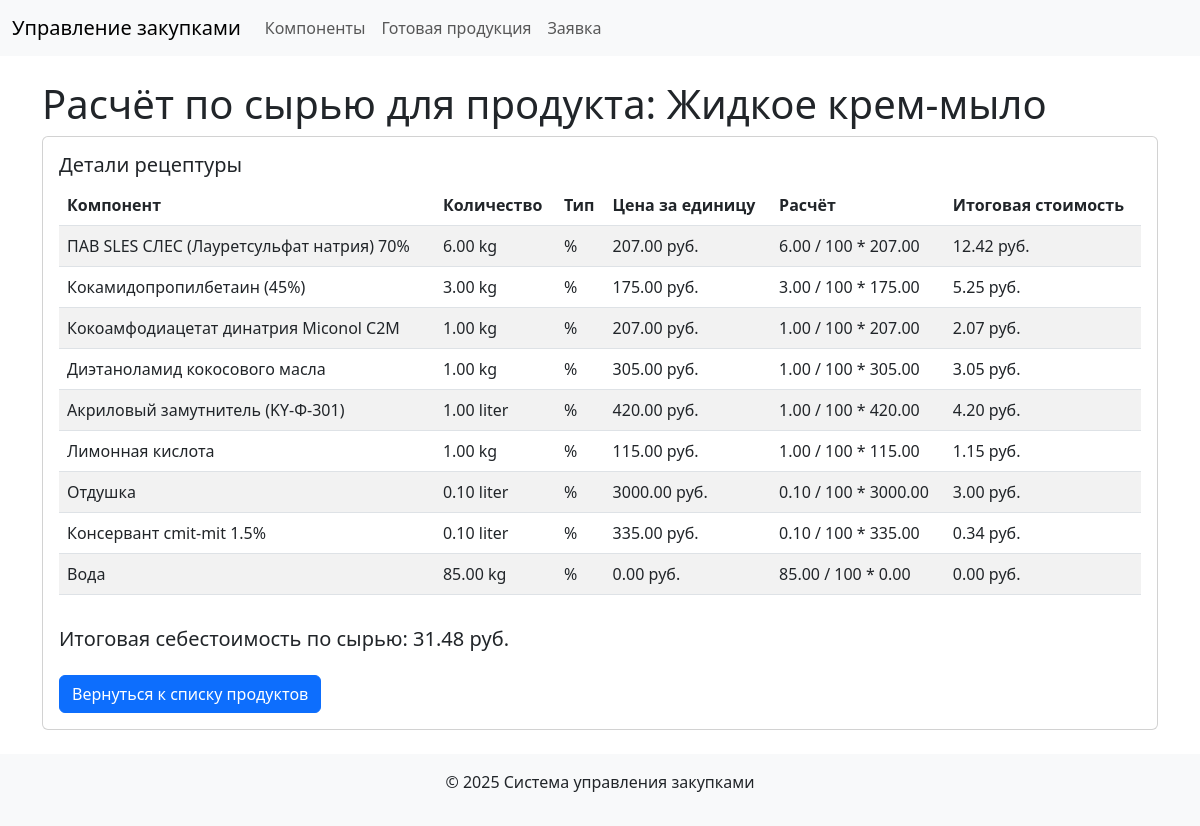
The app's page /recipe_details.php?product_id=1 with its own data.
### tables this page shows
CREATE TABLE `products` (
  `id` int(11) NOT NULL AUTO_INCREMENT,
  `name` varchar(255) NOT NULL,
  `target_volume` varchar(50) NOT NULL DEFAULT 'percent',
  `base_volume` decimal(10,2) DEFAULT '1000.00',
  PRIMARY KEY (`id`)
);

CREATE TABLE `recipes` (
  `id` int(11) NOT NULL AUTO_INCREMENT,
  `product_id` int(11) NOT NULL,
  `component_id` int(11) NOT NULL,
  `amount` decimal(10,2) NOT NULL,
  `amount_type` enum('percent','absolute') NOT NULL DEFAULT 'absolute',
  PRIMARY KEY (`id`),
  KEY `product_id` (`product_id`),
  KEY `component_id` (`component_id`),
  CONSTRAINT `recipes_ibfk_1` FOREIGN KEY (`product_id`) REFERENCES `products` (`id`) ON DELETE CASCADE,
  CONSTRAINT `recipes_ibfk_2` FOREIGN KEY (`component_id`) REFERENCES `components` (`id`) ON DELETE CASCADE
);

CREATE TABLE `components` (
  `id` int(11) NOT NULL AUTO_INCREMENT,
  `name` varchar(255) NOT NULL,
  `price_per_unit` decimal(10,2) NOT NULL,
  `unit` enum('kg','liter') NOT NULL DEFAULT 'kg',
  `is_container` tinyint(1) DEFAULT '0',
  `concentration` decimal(5,2) DEFAULT '100.00',
  PRIMARY KEY (`id`)
);

### recipe_details.php (the view, shortened to what this page needs)
<?php
include 'config.php';
include 'header.php';
$product_id = $_GET['product_id'];
$stmt = $pdo->prepare("SELECT name FROM products WHERE id = ?");
$stmt->execute([$product_id]);
$product = $stmt->fetch();
?>
<h1>Расчёт по сырью для продукта: <?= $product['name'] ?></h1>
<div class="card mb-4">
    <div class="card-body">
        <h5 class="card-title">Детали рецептуры</h5>
        <div class="table-responsive">
            <table class="table table-striped">
                <thead>
                    <tr>
                        <th>Компонент</th>
                        <th>Количество</th>
                        <th>Тип</th>
                        <th>Цена за единицу</th>
                        <th>Расчёт</th>
                        <th>Итоговая стоимость</th>
                    </tr>
                </thead>
                <tbody>
                    <?php
                    $recipes = $pdo->prepare("SELECT r.*, c.name, c.price_per_unit, c.unit FROM recipes r JOIN components c ON r.component_id = c.id WHERE r.product_id = ?");
                    $recipes->execute([$product_id]);
                    $raw_cost = 0;
                    foreach ($recipes->fetchAll() as $rec) {
                        $amount = $rec['amount'];
                        if ($rec['amount_type'] == 'percent') $amount /= 100;
                        $cost = $amount * $rec['price_per_unit'];
                        $raw_cost += $cost;
                        $calculation = $rec['amount_type'] == 'percent' ? "{$rec['amount']} / 100 * {$rec['price_per_unit']}" : "{$rec['amount']} * {$rec['price_per_unit']}";
                        echo "<tr>
                            <td>{$rec['name']}</td>
                            <td>{$rec['amount']} {$rec['unit']}</td>
                            <td>" . ($rec['amount_type'] == 'absolute' ? 'кг/литр' : '%') . "</td>
                            <td>{$rec['price_per_unit']} руб.</td>
                            <td>{$calculation}</td>
                            <td>" . number_format($cost, 2) . " руб.</td>
                        </tr>";
                    }
                    ?>
                </tbody>
            </table>
        </div>
        <h5 class="mt-3">Итоговая себестоимость по сырью: <?= number_format($raw_cost, 2) ?> руб.</h5>
        <a href="products.php" class="btn btn-primary mt-3">Вернуться к списку продуктов</a>
    </div>
</div>
<?php include 'footer.php'; ?>

### records on screen
products: name "Жидкое крем-мыло"
recipes: component.name "ПАВ SLES СЛЕС (Лауретсульфат натрия) 70%", amount "6.00", component.unit "kg", component.price_per_unit "207.00", calculation "6.00 / 100 * 207.00", component.price_per_unit "12.42"
recipes: component.name "Кокамидопропилбетаин (45%)", amount "3.00", component.unit "kg", component.price_per_unit "175.00", calculation "3.00 / 100 * 175.00", component.price_per_unit "5.25"
recipes: component.name "Кокоамфодиацетат динатрия Miconol C2M", amount "1.00", component.unit "kg", component.price_per_unit "207.00", calculation "1.00 / 100 * 207.00", component.price_per_unit "2.07"
recipes: component.name "Диэтаноламид кокосового масла", amount "1.00", component.unit "kg", component.price_per_unit "305.00", calculation "1.00 / 100 * 305.00", component.price_per_unit "3.05"
recipes: component.name "Акриловый замутнитель (KY-Ф-301)", amount "1.00", component.unit "liter", component.price_per_unit "420.00", calculation "1.00 / 100 * 420.00", component.price_per_unit "4.20"
recipes: component.name "Лимонная кислота", amount "1.00", component.unit "kg", component.price_per_unit "115.00", calculation "1.00 / 100 * 115.00", component.price_per_unit "1.15"
recipes: component.name "Отдушка", amount "0.10", component.unit "liter", component.price_per_unit "3000.00", calculation "0.10 / 100 * 3000.00", component.price_per_unit "3.00"
recipes: component.name "Консервант cmit-mit 1.5%", amount "0.10", component.unit "liter", component.price_per_unit "335.00", calculation "0.10 / 100 * 335.00", component.price_per_unit "0.34"
recipes: component.name "Вода", amount "85.00", component.unit "kg", component.price_per_unit "0.00", calculation "85.00 / 100 * 0.00"

### other values on screen
$raw_cost "31.48"
